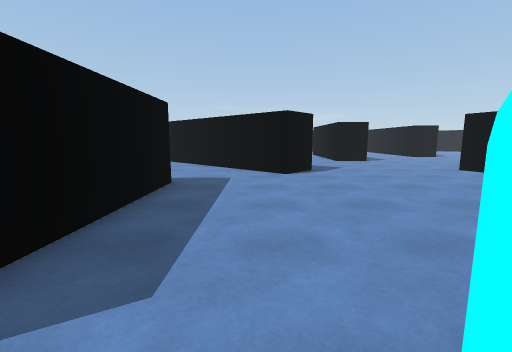
[1] (above)

21 first-person views from a walk through a Unity game level. The camera is 1.3 m above the floor, tilts 8° down and sees 90° across. The floor is counted in squares, 1 m on a side. Each view is taken from the middle of a square. On the plan, view 1 faces up. The plan holds only what a view shows up to about 13 squares ahead; the rest is blank. The place goes on beyond the plan. The player is left out. Some surface patterns are stand-ins.

[2]
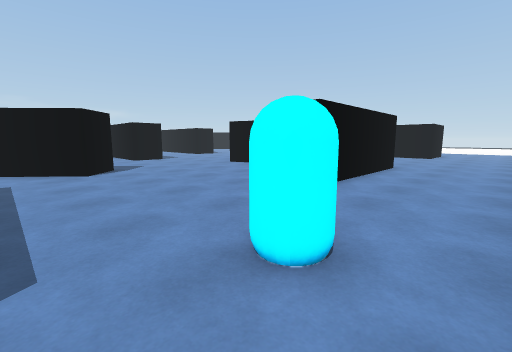

[3]
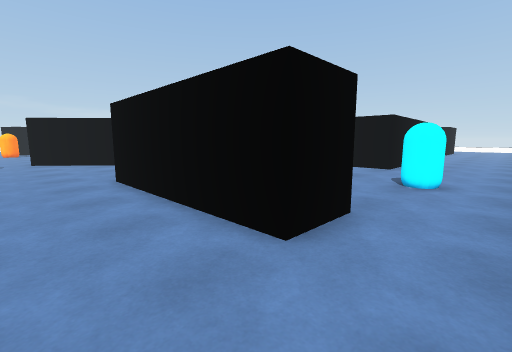

[4]
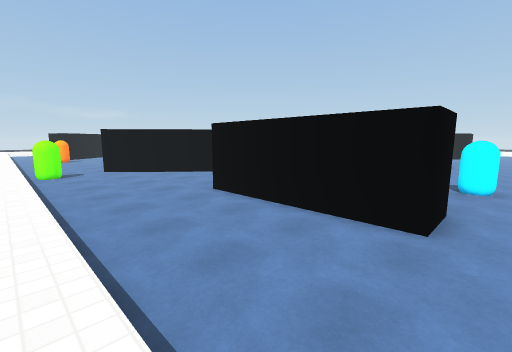

[5]
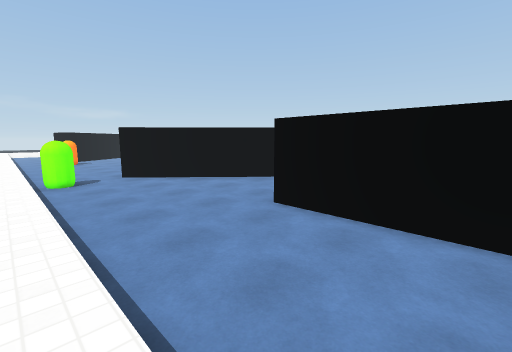

[6]
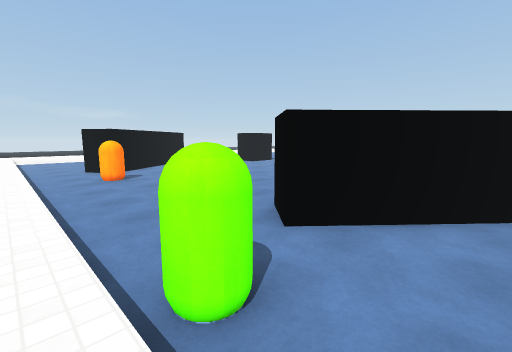

[7]
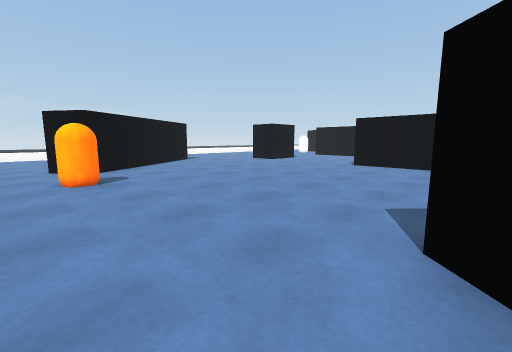

[8]
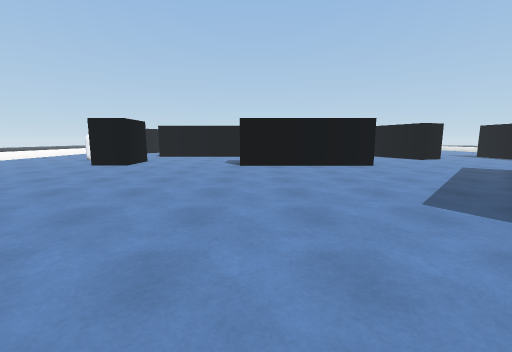

[9]
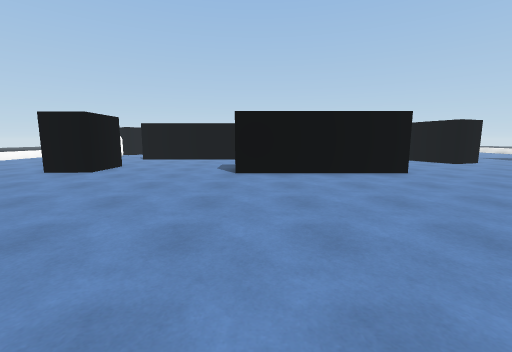

[10]
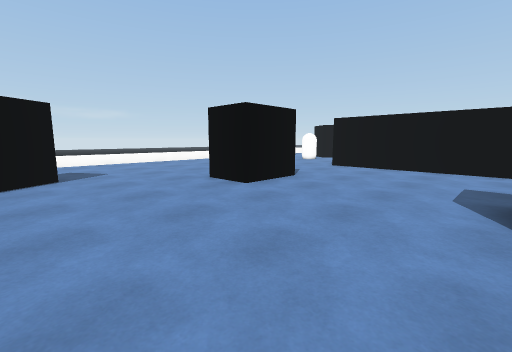

[11]
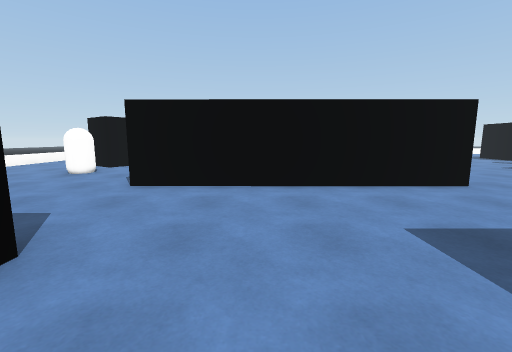

[12]
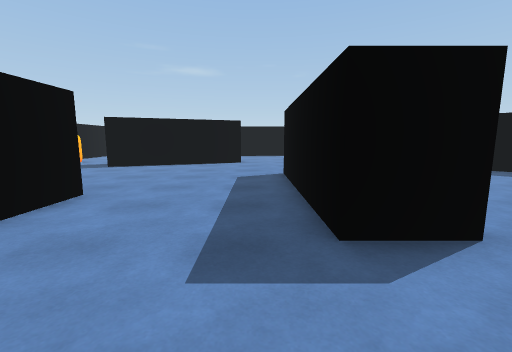

[13]
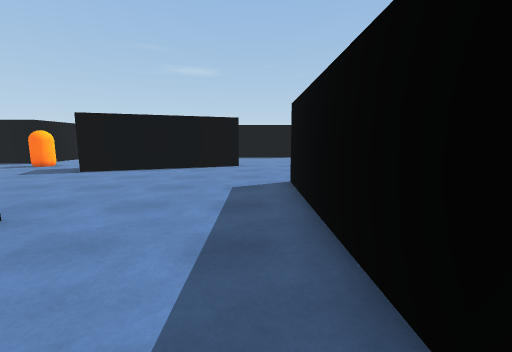

[14]
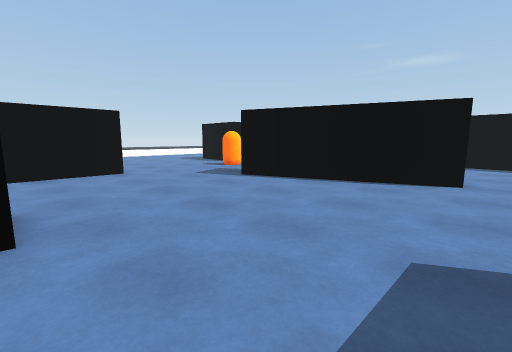

[15]
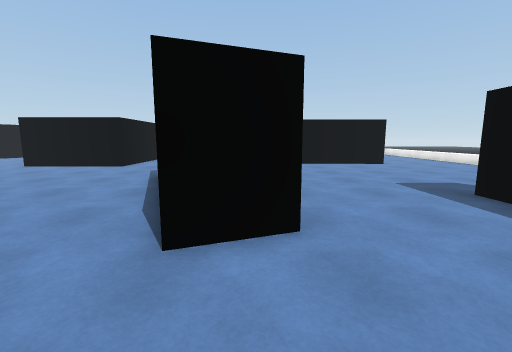

[16]
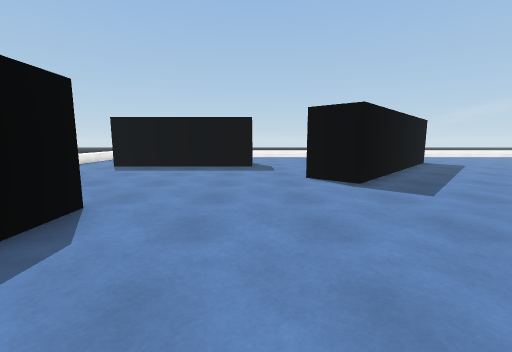

[17]
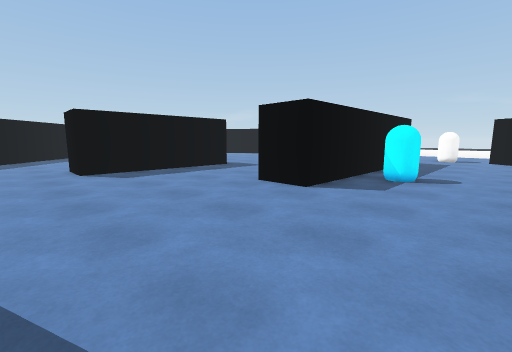

[18]
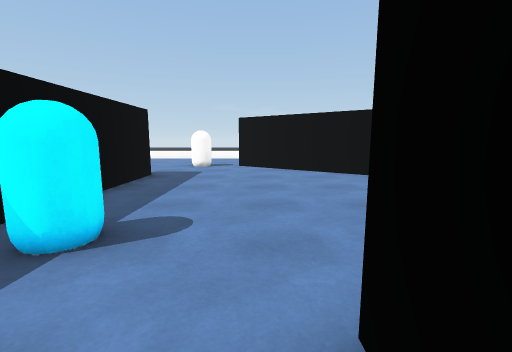

[19]
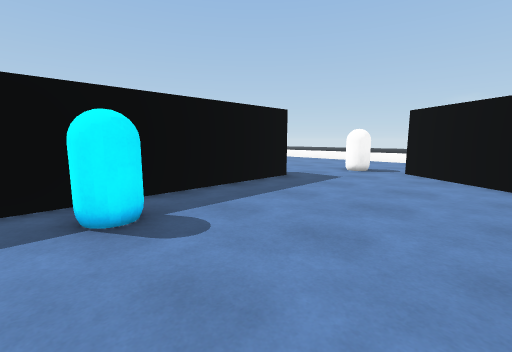

[20]
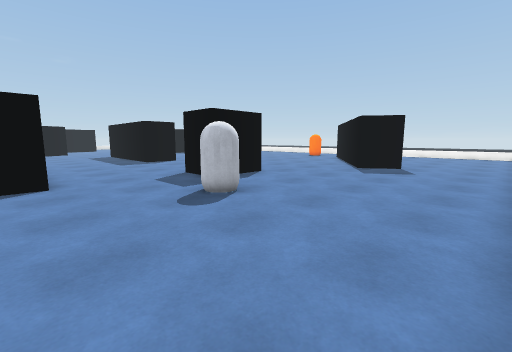

[21]
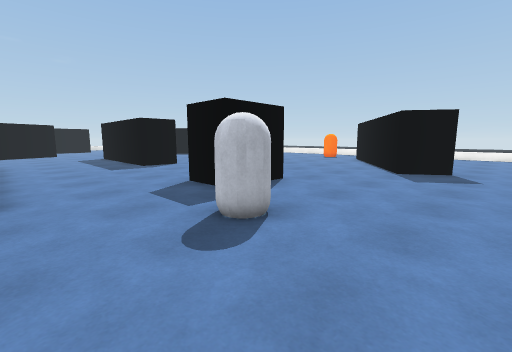

### Floor plan
Key: @ floor where view 1 was taken; # wall or solid block; x gap in a wall; . main floor; : floor 0.5 m higher than the main floor; C capsule; G green capsule.
Columns run from 10 left of view 1 to 20 right of it. Each row starts with its distance up from view 1.
 38       ................ .   ..
 37       .................   ...
 36      ................... ....
 35      .......................
 34   ..  ... #.................#
 33   ..      ##.......C.....CCx#
 32   ..     ##........C........###
 31   ..    ##....................#
 30 :...####  .....####............
 29 :... ##........####...###......
 28 :... .................###......
 27 :.....................###......
 26 :..CC.................###......
 25 :...C.................###......
 24 :.....................###.C....
 23 :..............###....###CC...
 22 :..............###....###......
 21 :..............###....###....#
 20 :..............###....###....#
 19 :..............###...........#
 18 :..............###...........#
 17 :....# ........###...........#
 16 :.G..###.......###.............
 15 :GG..####......................
 14 :......###.....................
 13 :.......###............###....
 12 :........####........###   ..C.
 11 :.........###......###     .CC.
 10 :..........#.......##
  9 :.......................
  8 :.....##.....................
  7 :.....##......................
  6 :.....##......................
  5 :.....##........  #####.......
  4 :.....##.......#  ## ##.......
  3 :.....##.......########.......
  2 :.....##......................
  1  .....##...CC.................
  0 : ........@C..................
 -1    . .......................

Where each view was taken, in squares from view 1:
view 1: 0 up, 0 right, facing up
view 2: 1 down, 1 left, facing up-right
view 3: 1 down, 7 left, facing up-right
view 4: 0 up, 10 left, facing up-right
view 5: 3 up, 10 left, facing up-right
view 6: 13 up, 10 left, facing up-right
view 7: 17 up, 8 left, facing up-right
view 8: 22 up, 8 left, facing right
view 9: 22 up, 5 left, facing right
view 10: 23 up, 0 right, facing up-right
view 11: 26 up, 5 right, facing right
view 12: 26 up, 8 right, facing down
view 13: 24 up, 8 right, facing down
view 14: 20 up, 8 right, facing down-right
view 15: 10 up, 6 right, facing right
view 16: 8 up, 10 right, facing left
view 17: 14 up, 18 right, facing up-left
view 18: 20 up, 18 right, facing up
view 19: 22 up, 20 right, facing up-left
view 20: 38 up, 13 right, facing down-left
view 21: 36 up, 12 right, facing down-left
